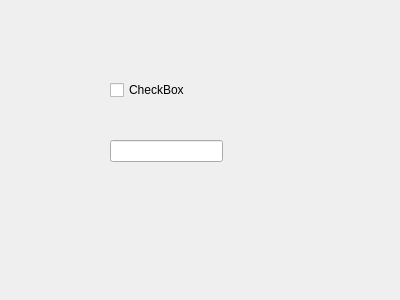
<?xml version="1.0" encoding="UTF-8"?>
<ui version="4.0">
 <class>Dialog</class>
 <widget class="QDialog" name="Dialog">
  <property name="geometry">
   <rect>
    <x>0</x>
    <y>0</y>
    <width>400</width>
    <height>300</height>
   </rect>
  </property>
  <property name="windowTitle">
   <string>Dialog</string>
  </property>
  <widget class="QLineEdit" name="lineEdit">
   <property name="geometry">
    <rect>
     <x>110</x>
     <y>140</y>
     <width>113</width>
     <height>22</height>
    </rect>
   </property>
  </widget>
  <widget class="QCheckBox" name="checkBox">
   <property name="geometry">
    <rect>
     <x>110</x>
     <y>80</y>
     <width>81</width>
     <height>20</height>
    </rect>
   </property>
   <property name="text">
    <string>CheckBox</string>
   </property>
  </widget>
 </widget>
 <resources/>
 <connections/>
</ui>
